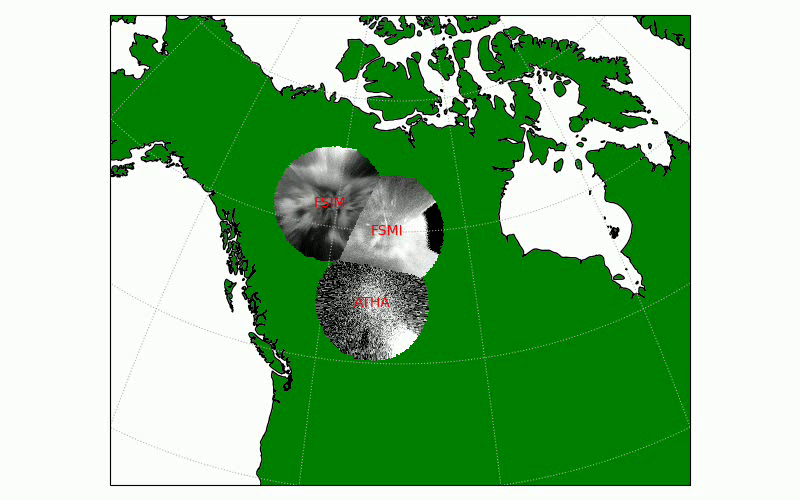
#> input picture frame 10 of 20220305_122500_123000_mosaic.mp4, 800 x 500 px, given in place of PF_allsky_2022_03_05.mp4, which was not available
$ jupyter execute 'Poker Flat skymap plots.ipynb'   (shell and % lines are left out)
#> lines starting #> are read from the running program, lines starting #| are printed output that depends on the picture; pictures that were not available may be replaced by others from this repository, and a replacement may not be noted
[cell 1]
#example using movie and opencv with matplotlib
import cv2
import numpy as np
import time
import matplotlib.pyplot as plt

fig = plt.figure()
vid = cv2.VideoCapture('PF_allsky_2022_03_05.mp4')
pTime = 0
frame_number = 0
frame_numbers_list = [0]
fps_list = [0]

while True:
    # Reading frame from video or webcam
    # and resizing to match when combining them
    success, img = vid.read()
#> img is the input picture: shape (500, 800, 3); mean B, G, R 139.6, 188.6, 140.2
    img = cv2.resize(img, (640, 480))
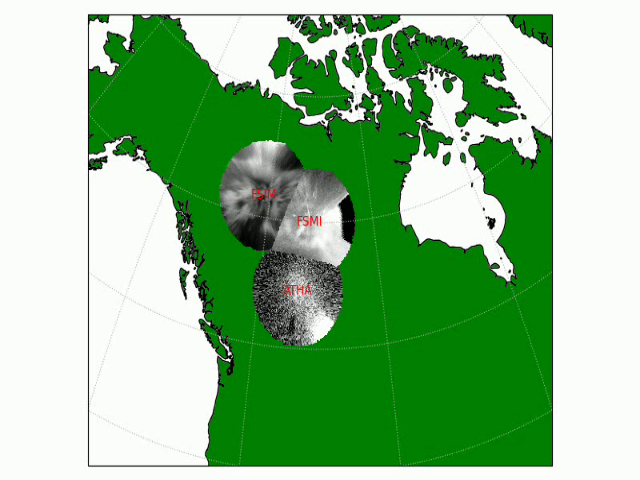
#> img: shape (480, 640, 3); mean B, G, R 139.5, 188.5, 140.2

    # Calculating the fps
    cTime = time.time()
    fps = 1 / (cTime - pTime)
    pTime = cTime

    # Append the current frame number and FPS to their respective lists
    # and increment frame number
    frame_numbers_list.append(frame_number)
    fps_list.append(int(fps))
    frame_number += 1

    # Plotting fps data
    plt.plot(frame_numbers_list, fps_list)
    plt.title("FPS on every frame")
    plt.ylabel("FPS")
    plt.xlabel("Frame Number")

    fig.canvas.draw()
    # converting matplotlib figure to Opencv image
    plot = np.fromstring(fig.canvas.tostring_rgb(), dtype=np.uint8,
                             sep='')
    plot = plot.reshape(fig.canvas.get_width_height()[::-1] + (3,))
    plot = cv2.cvtColor(plot, cv2.COLOR_RGB2BGR)
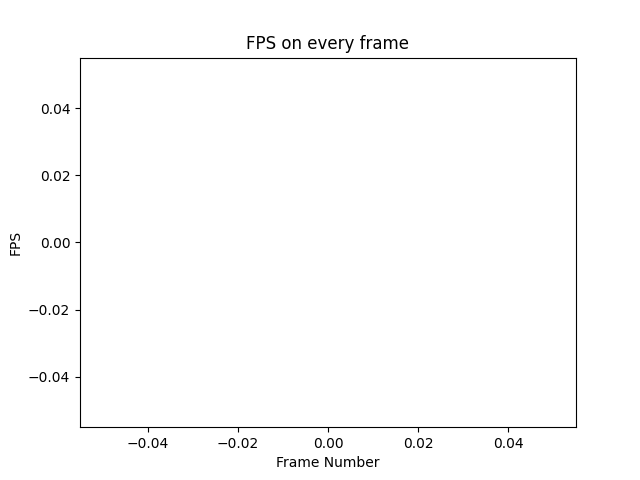
#> plot: shape (480, 640, 3); min 0, max 255, mean 251.8

    # Combining Original Frame and Plot Image
    result_img = np.hstack([img, plot])
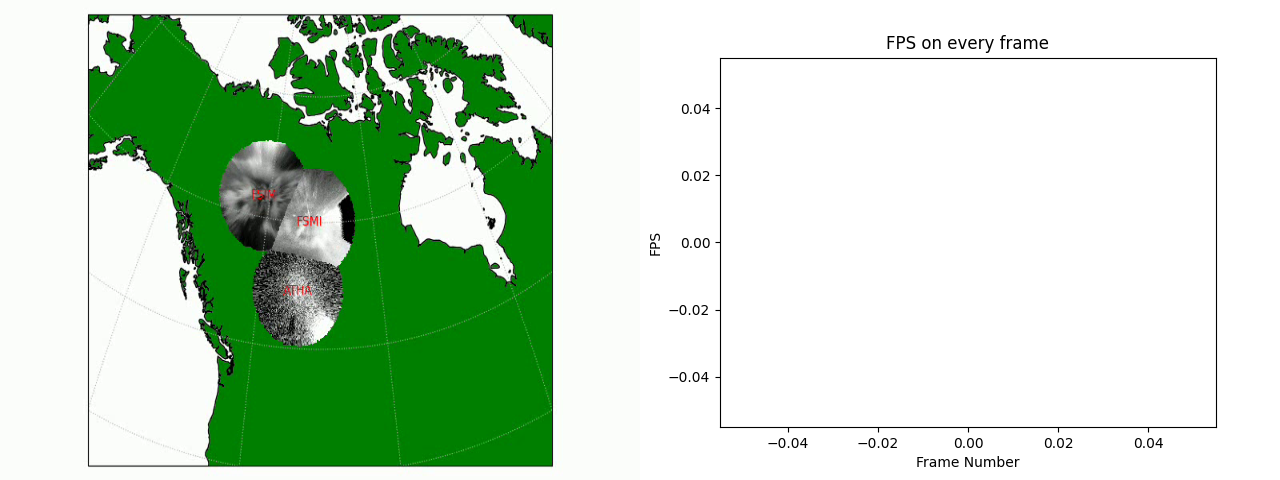
#> result_img: shape (480, 1280, 3); mean B, G, R 195.6, 220.2, 196

    # Displaying the Combined Image:
    cv2.imshow("Image", result_img)
    cv2.waitKey(1)

$ run again, starting later in the video
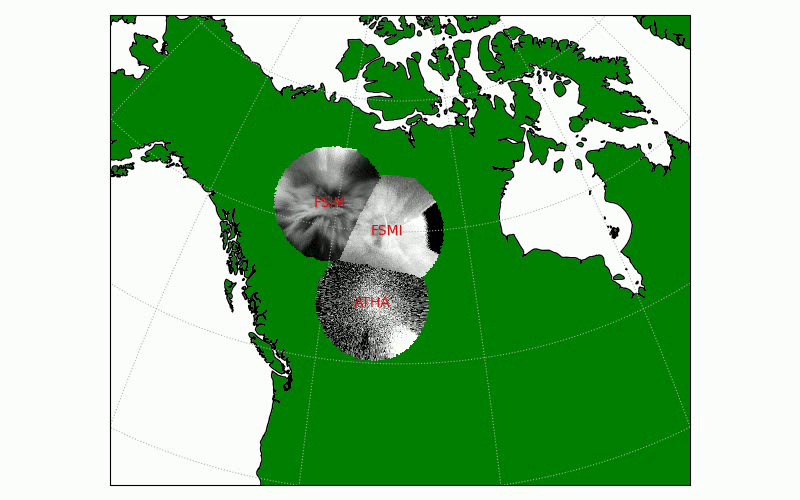
#> input picture frame 45 of 20220305_122500_123000_mosaic.mp4, 800 x 500 px, given in place of PF_allsky_2022_03_05.mp4, which was not available
#> img is the input picture: shape (500, 800, 3); mean B, G, R 140, 189.1, 140.7
#> `img = cv2.resize(img, (640, 480))`:
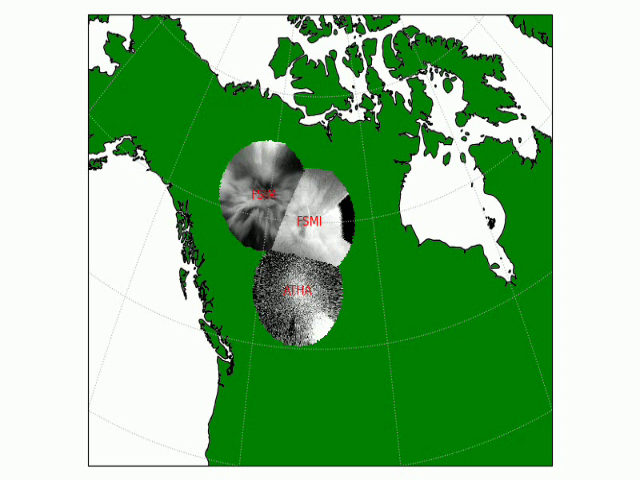
#> img: shape (480, 640, 3); mean B, G, R 139.9, 189, 140.6
#> `result_img = np.hstack([img, plot])`:
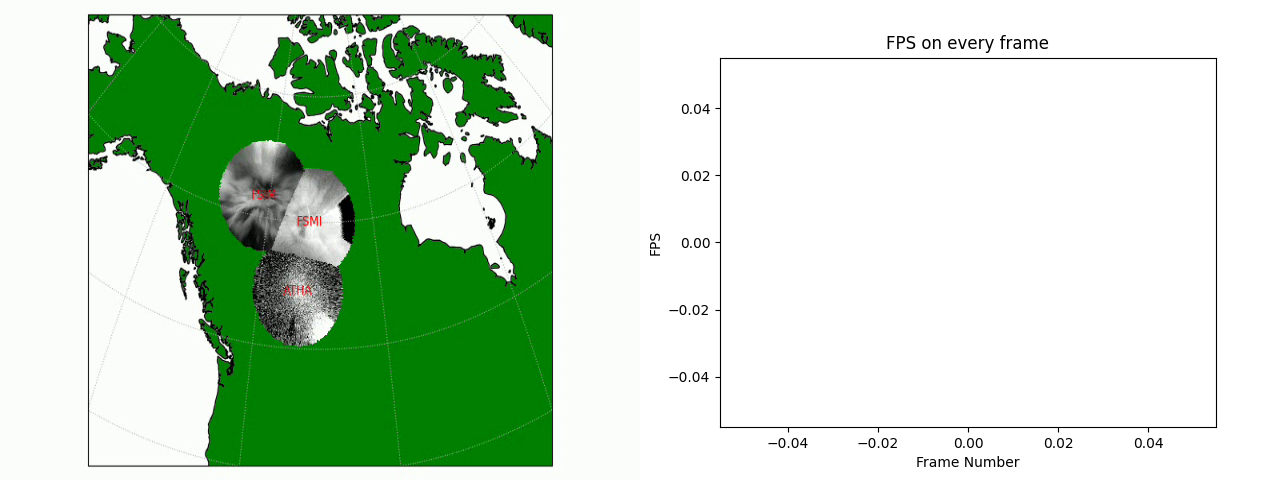
#> result_img: shape (480, 1280, 3); mean B, G, R 195.9, 220.4, 196.2

$ run again, starting later in the video
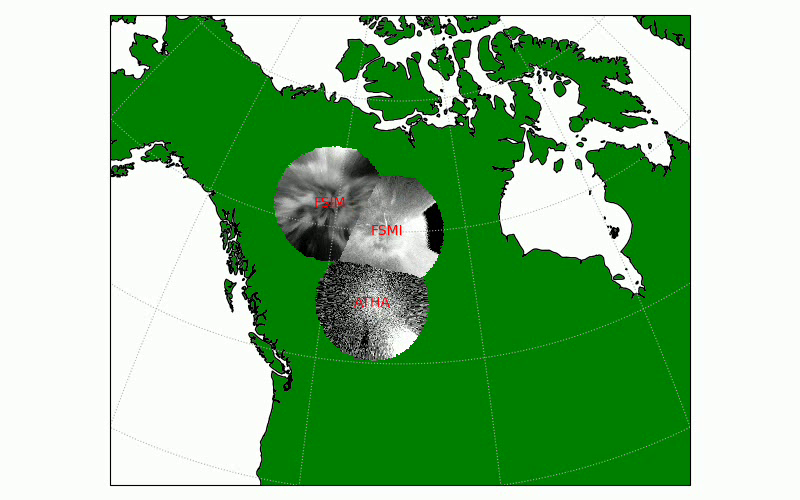
#> input picture frame 80 of 20220305_122500_123000_mosaic.mp4, 800 x 500 px, given in place of PF_allsky_2022_03_05.mp4, which was not available
#> img is the input picture: shape (500, 800, 3); mean B, G, R 139.6, 188.7, 140.3
#> `img = cv2.resize(img, (640, 480))`:
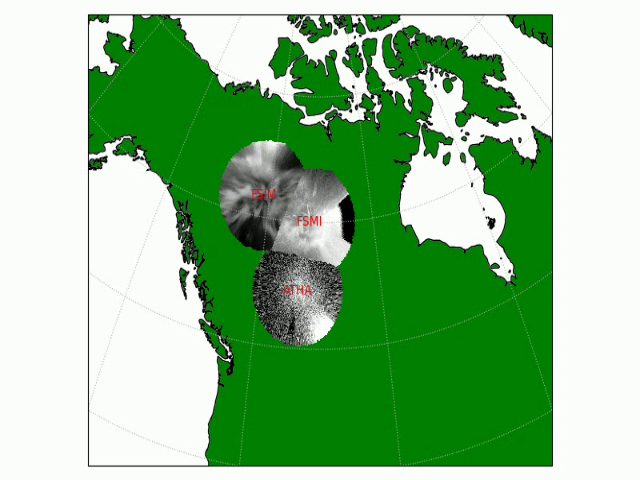
#> img: shape (480, 640, 3); mean B, G, R 139.5, 188.6, 140.2
#> `result_img = np.hstack([img, plot])`:
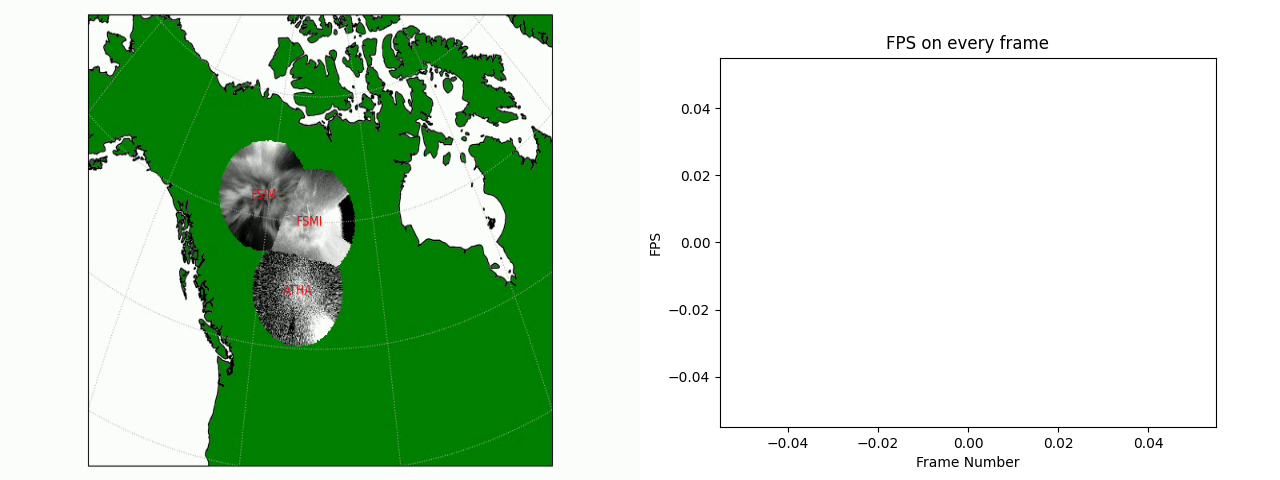
#> result_img: shape (480, 1280, 3); mean B, G, R 195.7, 220.2, 196
